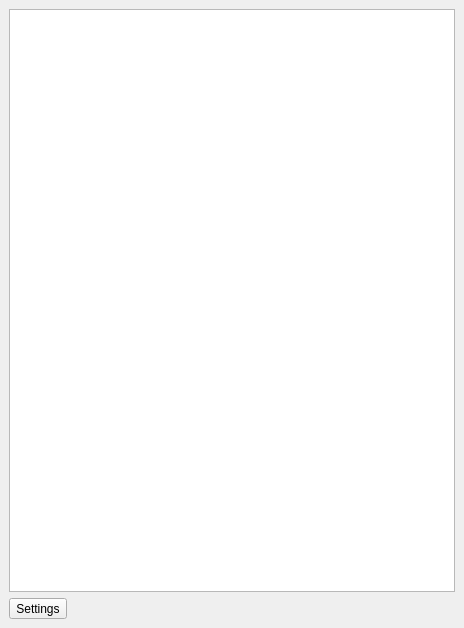
<?xml version="1.0" encoding="UTF-8"?>
<ui version="4.0">
 <class>ToolbarDockWidgetBase</class>
 <widget class="QDockWidget" name="ToolbarDockWidgetBase">
  <property name="geometry">
   <rect>
    <x>0</x>
    <y>0</y>
    <width>464</width>
    <height>628</height>
   </rect>
  </property>
  <property name="minimumSize">
   <size>
    <width>464</width>
    <height>628</height>
   </size>
  </property>
  <property name="windowTitle">
   <string>Riverscapes</string>
  </property>
  <widget class="QWidget" name="dockWidgetContents">
   <layout class="QVBoxLayout" name="verticalLayout">
    <item>
     <widget class="QTreeWidget" name="treeProject">
      <property name="editTriggers">
       <set>QAbstractItemView::NoEditTriggers</set>
      </property>
      <property name="showDropIndicator" stdset="0">
       <bool>false</bool>
      </property>
      <property name="alternatingRowColors">
       <bool>true</bool>
      </property>
      <property name="headerHidden">
       <bool>true</bool>
      </property>
      <attribute name="headerStretchLastSection">
       <bool>true</bool>
      </attribute>
      <column>
       <property name="text">
        <string notr="true">1</string>
       </property>
      </column>
     </widget>
    </item>
    <item>
     <widget class="QToolButton" name="btnSettings">
      <property name="text">
       <string>Settings</string>
      </property>
     </widget>
    </item>
   </layout>
  </widget>
 </widget>
 <resources/>
 <connections/>
</ui>
